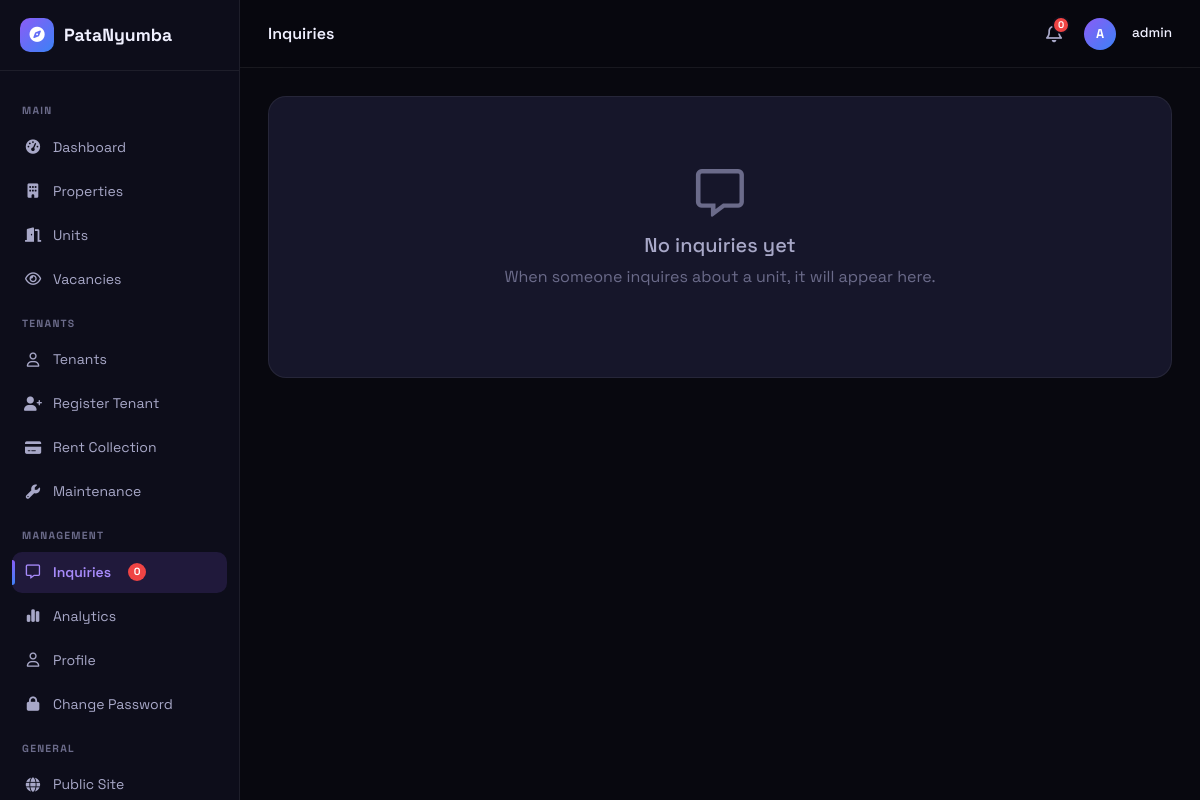
The page /dashboard/inquiries/ (signed in) on the database as committed earlier.
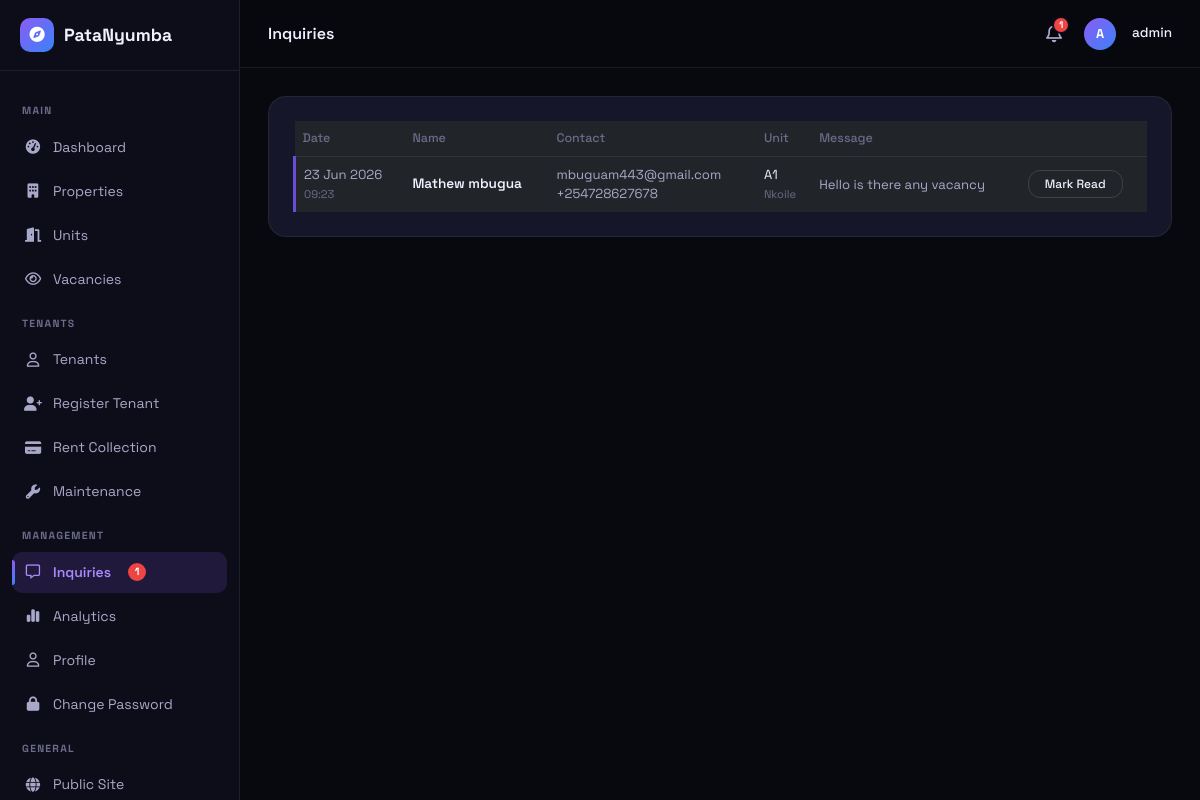
The same page on the database as committed later.
### website/models.py (models this page shows, shortened)
class Inquiry(models.Model):
    unit = models.ForeignKey('units.Unit', on_delete=models.CASCADE, related_name='inquiries')
    name = models.CharField(max_length=100)
    email = models.EmailField()
    phone = models.CharField(max_length=20, blank=True)
    message = models.TextField()
    is_read = models.BooleanField(default=False)
    created_at = models.DateTimeField(auto_now_add=True)
    class Meta:
        verbose_name_plural = 'inquiries'
        ordering = ['-created_at']

### units/models.py (models this page shows, shortened)
class Unit(models.Model):
    HOUSE_TYPES = (
        ('bedsitter', 'Bedsitter'),
        ('one_bedroom', 'One Bedroom'),
        ('two_bedroom', 'Two Bedroom'),
        ('three_bedroom', 'Three Bedroom'),
        ('four_bedroom', 'Four Bedroom'),
        ('studio', 'Studio'),
    )
    STATUS_CHOICES = (
        ('vacant', 'Vacant'),
        ('occupied', 'Occupied'),
    )
    property = models.ForeignKey('properties.Property', on_delete=models.CASCADE, related_name='units')
    unit_number = models.CharField(max_length=50)
    house_type = models.CharField(max_length=20, choices=HOUSE_TYPES)
    bedrooms = models.IntegerField(default=1)
    bathrooms = models.IntegerField(default=1)
    monthly_rent = models.DecimalField(max_digits=10, decimal_places=2)
    deposit = models.DecimalField(max_digits=10, decimal_places=2, null=True, blank=True)
    floor = models.IntegerField(default=1)
    description = models.TextField(blank=True)
    status = models.CharField(max_length=20, choices=STATUS_CHOICES, default='vacant')
    available_from = models.DateField(null=True, blank=True)
    image = models.ImageField(upload_to='unit_images/', blank=True)
    image_2 = models.ImageField(upload_to='unit_images/', blank=True)
    image_3 = models.ImageField(upload_to='unit_images/', blank=True)
    created_at = models.DateTimeField(auto_now_add=True)
    updated_at = models.DateTimeField(auto_now=True)
    class Meta:
        ordering = ['property', 'unit_number']

### properties/models.py (models this page shows, shortened)
class Property(models.Model):
    owner = models.ForeignKey(User, on_delete=models.CASCADE, related_name='properties')
    name = models.CharField(max_length=200)
    description = models.TextField()
    county = models.CharField(max_length=100)
    town = models.CharField(max_length=100)
    estate = models.CharField(max_length=200, blank=True)
    address = models.CharField(max_length=255, blank=True)
    latitude = models.DecimalField(max_digits=9, decimal_places=6, null=True, blank=True)
    longitude = models.DecimalField(max_digits=9, decimal_places=6, null=True, blank=True)
    image = models.ImageField(upload_to='properties/', blank=True, null=True)
    created_at = models.DateTimeField(auto_now_add=True)
    updated_at = models.DateTimeField(auto_now=True)
    class Meta:
        verbose_name_plural = 'properties'
        ordering = ['-created_at']

### dashboard/views.py (the view)
# urls.py: path('inquiries/', views.inquiries, name='inquiries'),
@login_required
def inquiries(request):
    if request.user.profile.role != 'landlord':
        return render(request, 'dashboard/overview.html', {'access_denied': True})
    qs = Inquiry.objects.filter(unit__property__owner=request.user).select_related('unit', 'unit__property').order_by('-created_at')
    if request.GET.get('mark_read'):
        Inquiry.objects.filter(pk=request.GET['mark_read'], unit__property__owner=request.user).update(is_read=True)
        return redirect('dashboard:inquiries')
    return render(request, 'dashboard/inquiries.html', {'inquiries': qs, 'active_tab': 'inquiries'})

### dashboard/context_processors.py (called while the page is built)
def unread_inquiries(request):
    if request.user.is_authenticated and request.user.profile.role == 'landlord':
        count = Inquiry.objects.filter(unit__property__owner=request.user, is_read=False).count()
        recent = Inquiry.objects.filter(unit__property__owner=request.user, is_read=False).select_related('unit', 'unit__property').order_by('-created_at')[:5]
        return {'unread_count': count, 'recent_inquiries': recent}
    return {'unread_count': 0, 'recent_inquiries': []}

### templates/dashboard/inquiries.html (shortened to what this page needs)
{% extends 'dashboard/base_dashboard.html' %}
{% block db_title %}Inquiries{% endblock %}
{% block dashboard_content %}
<div class="gc p-4">
{% if inquiries %}
<div class="table-responsive">
<table class="table table-dark table-borderless align-middle mb-0">
<thead><tr style="border-bottom:1px solid var(--bd)">
<th style="color:var(--tx3);font-size:.78rem;font-weight:500">Date</th>
<th style="color:var(--tx3);font-size:.78rem;font-weight:500">Name</th>
<th style="color:var(--tx3);font-size:.78rem;font-weight:500">Contact</th>
<th style="color:var(--tx3);font-size:.78rem;font-weight:500">Unit</th>
<th style="color:var(--tx3);font-size:.78rem;font-weight:500">Message</th>
<th style="color:var(--tx3);font-size:.78rem;font-weight:500"></th>
</tr></thead>
<tbody>
{% for i in inquiries %}
<tr style="{% if not i.is_read %}border-left:3px solid #6a4cdb;{% endif %}vertical-align:middle">
<td style="font-size:.82rem;white-space:nowrap;color:var(--tx2)">{{ i.created_at|date:"d M Y" }}<br><span style="font-size:.7rem;color:var(--tx3)">{{ i.created_at|time:"H:i" }}</span></td>
<td style="font-size:.85rem;font-weight:{% if not i.is_read %}600{% else %}400{% endif %};color:var(--tx)">{{ i.name }}</td>
<td style="font-size:.82rem;color:var(--tx2)">{{ i.email }}<br>{% if i.phone %}{{ i.phone }}{% endif %}</td>
<td style="font-size:.82rem;color:var(--tx)">{{ i.unit.unit_number }}<br><span style="font-size:.7rem;color:var(--tx3)">{{ i.unit.property.name }}</span></td>
<td style="font-size:.82rem;color:var(--tx2);max-width:300px"><div style="overflow:hidden;text-overflow:ellipsis;white-space:nowrap" title="{{ i.message }}">{{ i.message }}</div></td>
<td style="white-space:nowrap">
{% if not i.is_read %}
<a href="?mark_read={{ i.pk }}" class="boc btn py-1 px-3" style="font-size:.75rem">Mark Read</a>
{% else %}
<span style="font-size:.75rem;color:var(--tx3)"><i class="fa-regular fa-check me-1"></i>Read</span>
{% endif %}
</td>
</tr>
{% endfor %}
</tbody>
</table>
</div>
{% else %}
<div class="text-center py-5">
<i class="fa-regular fa-message" style="font-size:3rem;color:var(--tx3);margin-bottom:16px"></i>
<h5 style="color:var(--tx2)">No inquiries yet</h5>
<p style="color:var(--tx3)">When someone inquires about a unit, it will appear here.</p>
</div>
{% endif %}
</div>
{% endblock %}

### templates/dashboard/base_dashboard.html (shortened to what the changed rows need)
<!DOCTYPE html>
<html lang="en" id="htmlRoot">
<head>
    <link href="/static/css/bootstrap.min.css" rel="stylesheet">
    <link href="/static/css/all.min.css" rel="stylesheet">
    <link href="/static/css/style.css" rel="stylesheet">
</head>
<body>
    <div class="db-sidebar" id="dbSidebar">
        <div class="db-nav">
            <a href="{% url 'dashboard:inquiries' %}" class="db-nl {% if active_tab == 'inquiries' %}active{% endif %}"><i class="fa-regular fa-message"></i> Inquiries <span style="display:inline-flex;align-items:center;justify-content:center;min-width:18px;height:18px;border-radius:9px;background:#ef4444;color:#fff;font-size:.65rem;font-weight:700;padding:0 5px;margin-left:6px;line-height:1">{{ unread_count }}</span></a>
        </div>
    </div>
    <div class="db-top">
        <div class="ms-auto d-flex align-items-center gap-3">
            <div style="position:relative;display:inline-block">
                <button onclick="document.getElementById('notifDrop').classList.toggle('show')" style="background:none;border:none;color:var(--tx2);font-size:1.15rem;cursor:pointer;padding:6px;display:flex;align-items:center;border-radius:50px;transition:background .2s" onmouseenter="this.style.background='var(--bd)'" onmouseleave="this.style.background='transparent'">
                    <i class="fa-regular fa-bell"></i>
                    <span style="position:absolute;top:-2px;right:-2px;min-width:18px;height:18px;border-radius:9px;background:#ef4444;color:#fff;font-size:.6rem;font-weight:700;display:flex;align-items:center;justify-content:center;padding:0 4px;border:2px solid var(--bg2);line-height:1">{{ unread_count }}</span>
                </button>
            </div>
        </div>
    </div>
    <div class="db-main">
        <div class="db-content">
            {% block dashboard_content %}{% endblock %}
        </div>
    </div>
</body>
</html>

Rows that differ between the two databases and show on the page:
added Inquiry: created_at "23 Jun 2026", created_at "09:23", name "Mathew mbugua", email "mbuguam443@gmail.com", phone "+254728627678", unit.unit_number "A1", unit.property.name "Nkoile", message "Hello is there any vacancy"
Other text that changed with them:
{{ unread_count }}: "0" → "1"
text no longer shown: "No inquiries yet When someone inquires about a unit, it will appear here."
text now shown: "Date Name Contact Unit Message"
